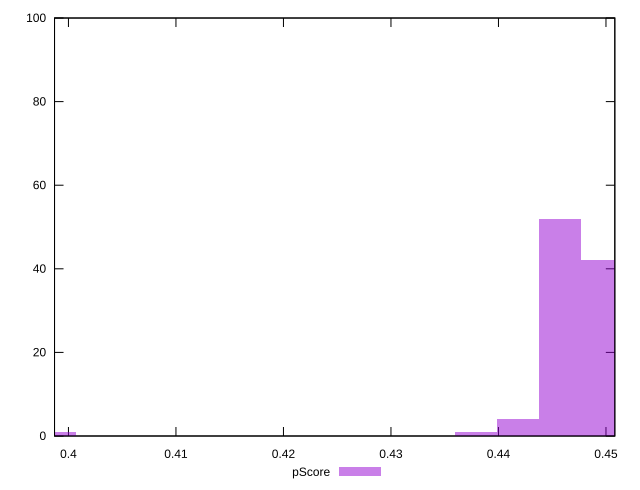

Generate this figure with gnuplot:
reset

$pScore <<EOF
0.39877455578213383 1
0.44177965493510907 4
0.4456892094035613 52
0.44959876387201364 42
0.43787010046665675 1
EOF

set key outside below
set boxwidth 0.0039095544684522926
set xrange [0.3987058823529412:0.45082352941176473]
set yrange [0:100]
set trange [0:100]
set style fill transparent solid 0.5 noborder
set terminal svg size 640, 490 enhanced background rgb 'white'
set output "report_0_00242021-02-20T12:25:28.543Z/render-blocking-resources/samples/pages+cached/pScore/histogram.svg"

plot $pScore title "pScore" with boxes

reset
